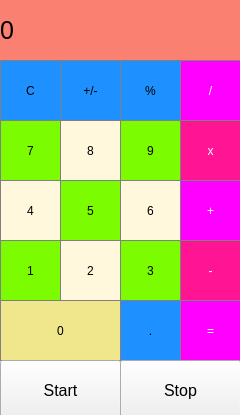
<?xml version="1.0" encoding="UTF-8"?>
<ui version="4.0">
 <class>MainWindow</class>
 <widget class="QMainWindow" name="MainWindow">
  <property name="geometry">
   <rect>
    <x>0</x>
    <y>0</y>
    <width>240</width>
    <height>415</height>
   </rect>
  </property>
  <property name="windowTitle">
   <string>MainWindow</string>
  </property>
  <property name="styleSheet">
   <string notr="true">QLabel {
  qproperty-alignment: 'AlignVCenter | AlignRight';
  border: 1px solid gray;
}

background-color : white;</string>
  </property>
  <widget class="QWidget" name="centralWidget">
   <widget class="QLabel" name="label">
    <property name="geometry">
     <rect>
      <x>0</x>
      <y>0</y>
      <width>241</width>
      <height>61</height>
     </rect>
    </property>
    <property name="font">
     <font>
      <pointsize>19</pointsize>
     </font>
    </property>
    <property name="styleSheet">
     <string notr="true">  background-color: rgb(250, 128, 114);
</string>
    </property>
    <property name="text">
     <string>0</string>
    </property>
   </widget>
   <widget class="QPushButton" name="pushButton_usun">
    <property name="geometry">
     <rect>
      <x>0</x>
      <y>60</y>
      <width>61</width>
      <height>61</height>
     </rect>
    </property>
    <property name="styleSheet">
     <string notr="true">QPushButton {
  background-color: rgb(30, 144, 255);
  border: 1px solid gray;
}
QPushButton:pressed {
    background-color: qlineargradient(x1: 0, y1: 0, x2: 0, y2: 1,
                                      stop: 0 #BEBEBE, stop: 1 #D7D7D7);
}</string>
    </property>
    <property name="text">
     <string>C</string>
    </property>
   </widget>
   <widget class="QPushButton" name="pushButton_plusMinus">
    <property name="geometry">
     <rect>
      <x>60</x>
      <y>60</y>
      <width>61</width>
      <height>61</height>
     </rect>
    </property>
    <property name="styleSheet">
     <string notr="true">QPushButton {
  background-color: rgb(30, 144, 255);
  border: 1px solid gray;
}
QPushButton:pressed {
    background-color: qlineargradient(x1: 0, y1: 0, x2: 0, y2: 1,
                                      stop: 0 #BEBEBE, stop: 1 #D7D7D7);
}</string>
    </property>
    <property name="text">
     <string>+/-</string>
    </property>
   </widget>
   <widget class="QPushButton" name="pushButton_procent">
    <property name="geometry">
     <rect>
      <x>120</x>
      <y>60</y>
      <width>61</width>
      <height>61</height>
     </rect>
    </property>
    <property name="styleSheet">
     <string notr="true">QPushButton {
  background-color: rgb(30, 144, 255);
  border: 1px solid gray;
}
QPushButton:pressed {
    background-color: qlineargradient(x1: 0, y1: 0, x2: 0, y2: 1,
                                      stop: 0 #BEBEBE, stop: 1 #D7D7D7);
}</string>
    </property>
    <property name="text">
     <string>%</string>
    </property>
   </widget>
   <widget class="QPushButton" name="pushButton_podzielic">
    <property name="geometry">
     <rect>
      <x>180</x>
      <y>60</y>
      <width>61</width>
      <height>61</height>
     </rect>
    </property>
    <property name="styleSheet">
     <string notr="true">QPushButton {
  background-color: rgb(255, 0, 255);
  color: white; 
  border: 1px solid gray;
}

QPushButton:pressed {
    background-color: qlineargradient(x1: 0, y1: 0, x2: 0, y2: 1,
                                      stop: 0 #FF7832, stop: 1 #FF9739);
}</string>
    </property>
    <property name="text">
     <string>/</string>
    </property>
   </widget>
   <widget class="QPushButton" name="pushButton_9">
    <property name="geometry">
     <rect>
      <x>120</x>
      <y>120</y>
      <width>61</width>
      <height>61</height>
     </rect>
    </property>
    <property name="styleSheet">
     <string notr="true">QPushButton {
   background-color: rgb(124, 252, 0);
   border: 1px solid gray;
}
QPushButton:pressed {
    background-color: qlineargradient(x1: 0, y1: 0, x2: 0, y2: 1,
                                      stop: 0 #dadbde, stop: 1 #f6f7fa);
}
</string>
    </property>
    <property name="text">
     <string>9</string>
    </property>
   </widget>
   <widget class="QPushButton" name="pushButton_pomnozyc">
    <property name="geometry">
     <rect>
      <x>180</x>
      <y>120</y>
      <width>61</width>
      <height>61</height>
     </rect>
    </property>
    <property name="styleSheet">
     <string notr="true">QPushButton {
  background-color: rgb(255, 20, 147);
  color: white; 
  border: 1px solid gray;
}

QPushButton:pressed {
    background-color: qlineargradient(x1: 0, y1: 0, x2: 0, y2: 1,
                                      stop: 0 #FF7832, stop: 1 #FF9739);
}</string>
    </property>
    <property name="text">
     <string>x</string>
    </property>
   </widget>
   <widget class="QPushButton" name="pushButton_7">
    <property name="geometry">
     <rect>
      <x>0</x>
      <y>120</y>
      <width>61</width>
      <height>61</height>
     </rect>
    </property>
    <property name="styleSheet">
     <string notr="true">QPushButton {
   background-color: rgb(124, 252, 0);
   border: 1px solid gray;
}
QPushButton:pressed {
    background-color: qlineargradient(x1: 0, y1: 0, x2: 0, y2: 1,
                                      stop: 0 #dadbde, stop: 1 #f6f7fa);
}
</string>
    </property>
    <property name="text">
     <string>7</string>
    </property>
   </widget>
   <widget class="QPushButton" name="pushButton_8">
    <property name="geometry">
     <rect>
      <x>60</x>
      <y>120</y>
      <width>61</width>
      <height>61</height>
     </rect>
    </property>
    <property name="styleSheet">
     <string notr="true">QPushButton {
   background-color: rgb(255, 248, 220);
   border: 1px solid gray;
}
QPushButton:pressed {
    background-color: qlineargradient(x1: 0, y1: 0, x2: 0, y2: 1,
                                      stop: 0 #dadbde, stop: 1 #f6f7fa);
}
</string>
    </property>
    <property name="text">
     <string>8</string>
    </property>
   </widget>
   <widget class="QPushButton" name="pushButton_6">
    <property name="geometry">
     <rect>
      <x>120</x>
      <y>180</y>
      <width>61</width>
      <height>61</height>
     </rect>
    </property>
    <property name="styleSheet">
     <string notr="true">QPushButton {
   background-color: rgb(255, 248, 220);
   border: 1px solid gray;
}
QPushButton:pressed {
    background-color: qlineargradient(x1: 0, y1: 0, x2: 0, y2: 1,
                                      stop: 0 #dadbde, stop: 1 #f6f7fa);
}
</string>
    </property>
    <property name="text">
     <string>6</string>
    </property>
   </widget>
   <widget class="QPushButton" name="pushButton_dodac">
    <property name="geometry">
     <rect>
      <x>180</x>
      <y>180</y>
      <width>61</width>
      <height>61</height>
     </rect>
    </property>
    <property name="styleSheet">
     <string notr="true">QPushButton {
  background-color: rgb(255, 0, 255);
  color: white; 
  border: 1px solid gray;
}

QPushButton:pressed {
    background-color: qlineargradient(x1: 0, y1: 0, x2: 0, y2: 1,
                                      stop: 0 #FF7832, stop: 1 #FF9739);
}</string>
    </property>
    <property name="text">
     <string>+</string>
    </property>
   </widget>
   <widget class="QPushButton" name="pushButton_4">
    <property name="geometry">
     <rect>
      <x>0</x>
      <y>180</y>
      <width>61</width>
      <height>61</height>
     </rect>
    </property>
    <property name="styleSheet">
     <string notr="true">QPushButton {
   background-color: rgb(255, 248, 220);
   border: 1px solid gray;
}
QPushButton:pressed {
    background-color: qlineargradient(x1: 0, y1: 0, x2: 0, y2: 1,
                                      stop: 0 #dadbde, stop: 1 #f6f7fa);
}
</string>
    </property>
    <property name="text">
     <string>4</string>
    </property>
   </widget>
   <widget class="QPushButton" name="pushButton_5">
    <property name="geometry">
     <rect>
      <x>60</x>
      <y>180</y>
      <width>61</width>
      <height>61</height>
     </rect>
    </property>
    <property name="styleSheet">
     <string notr="true">QPushButton {
   background-color: rgb(124, 252, 0);
   border: 1px solid gray;
}
QPushButton:pressed {
    background-color: qlineargradient(x1: 0, y1: 0, x2: 0, y2: 1,
                                      stop: 0 #dadbde, stop: 1 #f6f7fa);
}
</string>
    </property>
    <property name="text">
     <string>5</string>
    </property>
   </widget>
   <widget class="QPushButton" name="pushButton_3">
    <property name="geometry">
     <rect>
      <x>120</x>
      <y>240</y>
      <width>61</width>
      <height>61</height>
     </rect>
    </property>
    <property name="styleSheet">
     <string notr="true">QPushButton {
   background-color: rgb(124, 252, 0);
   border: 1px solid gray;
}
QPushButton:pressed {
    background-color: qlineargradient(x1: 0, y1: 0, x2: 0, y2: 1,
                                      stop: 0 #dadbde, stop: 1 #f6f7fa);
}
</string>
    </property>
    <property name="text">
     <string>3</string>
    </property>
   </widget>
   <widget class="QPushButton" name="pushButton_odjac">
    <property name="geometry">
     <rect>
      <x>180</x>
      <y>240</y>
      <width>61</width>
      <height>61</height>
     </rect>
    </property>
    <property name="styleSheet">
     <string notr="true">QPushButton {
  background-color: rgb(255, 20, 147);
  color: white; 
  border: 1px solid gray;
}

QPushButton:pressed {
    background-color: qlineargradient(x1: 0, y1: 0, x2: 0, y2: 1,
                                      stop: 0 #FF7832, stop: 1 #FF9739);
}</string>
    </property>
    <property name="text">
     <string>-</string>
    </property>
   </widget>
   <widget class="QPushButton" name="pushButton_1">
    <property name="geometry">
     <rect>
      <x>0</x>
      <y>240</y>
      <width>61</width>
      <height>61</height>
     </rect>
    </property>
    <property name="styleSheet">
     <string notr="true">QPushButton {
   background-color: rgb(124, 252, 0);
   border: 1px solid gray;
}
QPushButton:pressed {
    background-color: qlineargradient(x1: 0, y1: 0, x2: 0, y2: 1,
                                      stop: 0 #dadbde, stop: 1 #f6f7fa);
}
</string>
    </property>
    <property name="text">
     <string>1</string>
    </property>
   </widget>
   <widget class="QPushButton" name="pushButton_2">
    <property name="geometry">
     <rect>
      <x>60</x>
      <y>240</y>
      <width>61</width>
      <height>61</height>
     </rect>
    </property>
    <property name="styleSheet">
     <string notr="true">QPushButton {
   background-color: rgb(255, 248, 220);
   border: 1px solid gray;
}
QPushButton:pressed {
    background-color: qlineargradient(x1: 0, y1: 0, x2: 0, y2: 1,
                                      stop: 0 #dadbde, stop: 1 #f6f7fa);
}
</string>
    </property>
    <property name="text">
     <string>2</string>
    </property>
   </widget>
   <widget class="QPushButton" name="pushButton_kropka">
    <property name="geometry">
     <rect>
      <x>120</x>
      <y>300</y>
      <width>61</width>
      <height>61</height>
     </rect>
    </property>
    <property name="styleSheet">
     <string notr="true">QPushButton {
  background-color: rgb(30, 144, 255);
  border: 1px solid gray;
}
QPushButton:pressed {
    background-color: qlineargradient(x1: 0, y1: 0, x2: 0, y2: 1,
                                      stop: 0 #BEBEBE, stop: 1 #D7D7D7);
}</string>
    </property>
    <property name="text">
     <string>.</string>
    </property>
   </widget>
   <widget class="QPushButton" name="pushButton_rownaSie">
    <property name="geometry">
     <rect>
      <x>180</x>
      <y>300</y>
      <width>61</width>
      <height>61</height>
     </rect>
    </property>
    <property name="styleSheet">
     <string notr="true">QPushButton {
  background-color: rgb(255, 0, 255);
  color: white; 
  border: 1px solid gray;
}

QPushButton:pressed {
    background-color: qlineargradient(x1: 0, y1: 0, x2: 0, y2: 1,
                                      stop: 0 #FF7832, stop: 1 #FF9739);
}</string>
    </property>
    <property name="text">
     <string>=</string>
    </property>
   </widget>
   <widget class="QPushButton" name="pushButton_0">
    <property name="geometry">
     <rect>
      <x>0</x>
      <y>300</y>
      <width>121</width>
      <height>61</height>
     </rect>
    </property>
    <property name="styleSheet">
     <string notr="true">QPushButton {
   background-color: rgb(240, 230, 140);
   border: 1px solid gray;
}
QPushButton:pressed {
    background-color: qlineargradient(x1: 0, y1: 0, x2: 0, y2: 1,
                                      stop: 0 #dadbde, stop: 1 #f6f7fa);
}
</string>
    </property>
    <property name="text">
     <string>0</string>
    </property>
   </widget>
   <widget class="QPushButton" name="pushButton">
    <property name="geometry">
     <rect>
      <x>0</x>
      <y>360</y>
      <width>121</width>
      <height>61</height>
     </rect>
    </property>
    <property name="font">
     <font>
      <pointsize>12</pointsize>
      <weight>50</weight>
      <bold>false</bold>
     </font>
    </property>
    <property name="text">
     <string>Start</string>
    </property>
   </widget>
   <widget class="QPushButton" name="pushButton_10">
    <property name="geometry">
     <rect>
      <x>120</x>
      <y>360</y>
      <width>121</width>
      <height>61</height>
     </rect>
    </property>
    <property name="font">
     <font>
      <pointsize>12</pointsize>
      <weight>50</weight>
      <bold>false</bold>
     </font>
    </property>
    <property name="text">
     <string>Stop</string>
    </property>
   </widget>
  </widget>
 </widget>
 <layoutdefault spacing="6" margin="11"/>
 <resources/>
 <connections/>
</ui>
